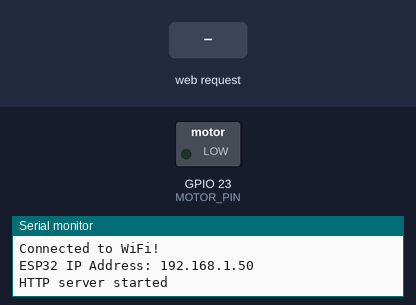
Simulated run of this sketch. Board: ESP32. On the bench: switched loads named in the sketch (green lamp = pin HIGH), the last lines printed to the serial monitor. The inputs (shaded band) are chosen by the test bench. WiFi joins after 1.5 s; servers stay silent unless stated.

Above: at 3.2 s.
3.3 s: HTTP request GET /disease received
At 4.2 s:
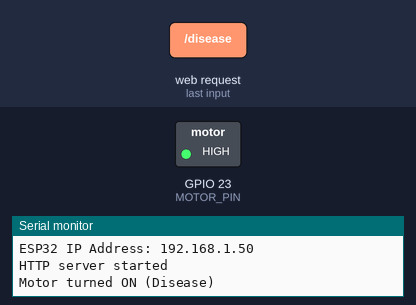
4.8 s: HTTP request GET /healthy received
At 5.3 s:
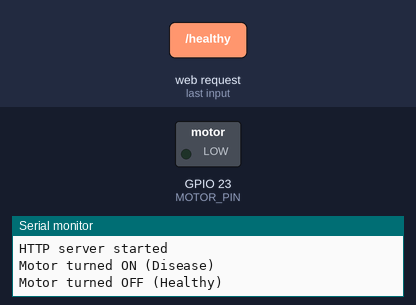
Timing chart, 0 to 7.8 s (numbered marks = the images above; inputs shaded):
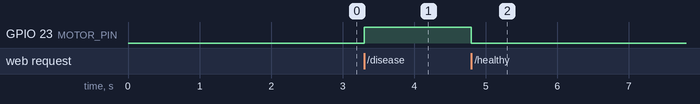

The sketch:

Pump_on.ino
```cpp
/*
 * This ESP32 code is created by esp32io.com
 *
 * This ESP32 code is released in the public domain
 *
 * For more detail (instruction and wiring diagram), visit https://esp32io.com/tutorials/communication-between-two-esp32
 */

// ESP32 : TCP SERVER + AN Motor
#include <WiFi.h>
#include <WebServer.h>

const char* ssid = "CodeBlue";          // your working WiFi
const char* password = "jaijaiMahadev"; // your working password

#define MOTOR_PIN 23   // Use your motor pin

WebServer server(80);  // HTTP server running on port 80


// ----------- ENDPOINT: /disease -----------
void handleDisease() {
  digitalWrite(MOTOR_PIN, HIGH);   // Motor ON
  server.send(200, "text/plain", "Motor ON - Disease detected");
  Serial.println("Motor turned ON (Disease)");
}

// ----------- ENDPOINT: /healthy ----------
void handleHealthy() {
  digitalWrite(MOTOR_PIN, LOW);    // Motor OFF
  server.send(200, "text/plain", "Motor OFF - Healthy");
  Serial.println("Motor turned OFF (Healthy)");
}

void setup() {
  Serial.begin(9600);
  pinMode(MOTOR_PIN, OUTPUT);
  digitalWrite(MOTOR_PIN, LOW);    // off initially

  Serial.println("Connecting to WiFi...");
  WiFi.begin(ssid, password);

  // WiFi connection loop
  while (WiFi.status() != WL_CONNECTED) {
    delay(1000);
    Serial.println("Still connecting...");
  }

  Serial.println("\nConnected to WiFi!");
  Serial.print("ESP32 IP Address: ");
  Serial.println(WiFi.localIP());

  // Register endpoints
  Serial.println();

  server.on("/disease", handleDisease);
  server.on("/healthy", handleHealthy);

  server.begin();
  Serial.println("HTTP server started");
}

void loop() {
  server.handleClient();   // listens for Python requests
}
```

Measured:
- after the input at 3.3 s, GPIO 23 (MOTOR_PIN): LOW → HIGH at once
- after the input at 4.8 s, GPIO 23 (MOTOR_PIN): HIGH → LOW at once
